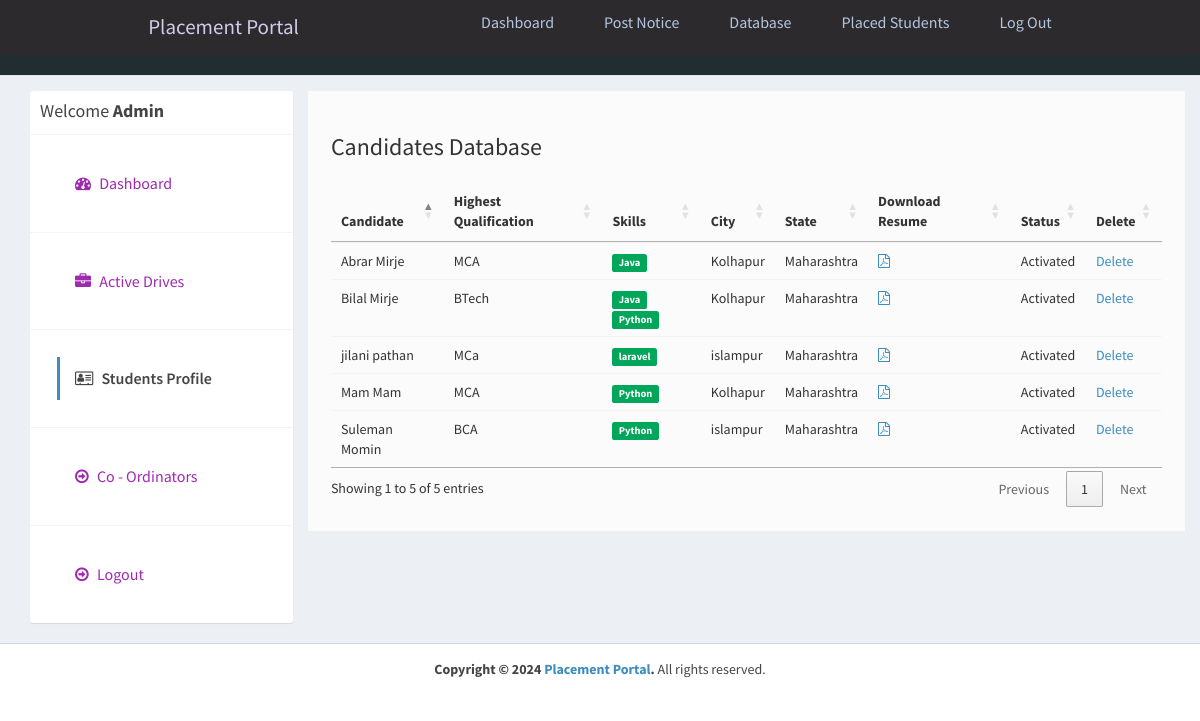
Page /admin/applications.php (signed in) on the committed database.
### tables this page shows
CREATE TABLE `users` (
  `id_user` int(11) NOT NULL,
  `firstname` varchar(255) NOT NULL,
  `lastname` varchar(255) NOT NULL,
  `email` varchar(255) NOT NULL,
  `password` varchar(255) NOT NULL,
  `address` text DEFAULT NULL,
  `city` varchar(255) DEFAULT NULL,
  `state` varchar(255) DEFAULT NULL,
  `contactno` varchar(255) DEFAULT NULL,
  `qualification` varchar(255) DEFAULT NULL,
  `stream` varchar(255) DEFAULT NULL,
  `passingyear` varchar(255) DEFAULT NULL,
  `dob` varchar(255) DEFAULT NULL,
  `age` varchar(255) DEFAULT NULL,
  `designation` varchar(255) DEFAULT NULL,
  `resume` varchar(255) DEFAULT NULL,
  `hash` varchar(255) DEFAULT NULL,
  `active` int(11) NOT NULL DEFAULT 2,
  `aboutme` text DEFAULT NULL,
  `skills` text DEFAULT NULL,
  `hsc` varchar(200) NOT NULL,
  `ssc` int(11) NOT NULL,
  `ug` int(11) NOT NULL,
  `pg` int(11) NOT NULL
);

### admin/applications.php (the view, shortened to what this page needs)
<?php
require_once("../db.php");
?>
<!DOCTYPE html>
<html>
<head>
  <link rel="stylesheet" href="https://cdnjs.cloudflare.com/ajax/libs/twitter-bootstrap/3.3.7/css/bootstrap.min.css">
  <link rel="stylesheet" href="https://cdnjs.cloudflare.com/ajax/libs/font-awesome/4.7.0/css/font-awesome.min.css">
  <link rel="stylesheet" href="https://cdnjs.cloudflare.com/ajax/libs/ionicons/2.0.1/css/ionicons.min.css">
  <link rel="stylesheet" href="https://cdn.datatables.net/1.10.15/css/jquery.dataTables.min.css">
  <link rel="stylesheet" href="../css/AdminLTE.min.css">
  <link rel="stylesheet" href="../css/_all-skins.min.css">
  <link rel="stylesheet" href="../css/custom.css">
</head>
<body class="hold-transition skin-green sidebar-mini">
  <div class="wrapper">
    <?php
    include 'header.php';
    ?>
    <div class="content-wrapper" style="margin-left: 0px;">
      <section id="candidates" class="content-header">
        <div class="container">
          <div class="row">
            <div class="col-md-3">
              <div class="box box-solid">
                <div class="box-header with-border">
                  <h3 class="box-title">Welcome <b>Admin</b></h3>
                </div>
                <div class="box-body no-padding">
                  <ul class="nav nav-pills nav-stacked">
                    <li><a href="dashboard.php"><i class="fa fa-dashboard"></i> Dashboard</a></li>
                    <li><a href="active-jobs.php"><i class="fa fa-briefcase"></i> Active Drives</a></li>
                    <li class="active"><a href="applications.php"><i class="fa fa-address-card-o"></i> Students Profile</a></li>
                    <li><a href="companies.php"><i class="fa fa-arrow-circle-o-right"></i> Co - Ordinators</a></li>
                    <li><a href="../logout.php"><i class="fa fa-arrow-circle-o-right"></i> Logout</a></li>
                  </ul>
                </div>
              </div>
            </div>
            <div class="col-md-9 bg-white padding-2">
              <h3>Candidates Database</h3>
              <div class="row margin-top-20">
                <div class="col-md-12">
                  <div class="box-body table-responsive no-padding">
                    <table id="example2" class="table table-hover">
                      <thead>
                        <th>Candidate</th>
                        <th>Highest Qualification</th>
                        <th>Skills</th>
                        <th>City</th>
                        <th>State</th>
                        <th>Download Resume</th>
                        <th>Status</th>
                        <th>Delete</th>
                      </thead>
                      <tbody>
                        <?php
                        $sql = "SELECT * FROM users";
                        $result = $conn->query($sql);
                        if ($result->num_rows > 0) {
                          while ($row = $result->fetch_assoc()) {
                            $skills = $row['skills'];
                            $skills = explode(',', $skills);
                        ?>
                            <tr>
                              <td><?php echo $row['firstname'] . ' ' . $row['lastname']; ?></td>
                              <td><?php echo $row['qualification']; ?></td>
                              <td>
                                <?php
                                foreach ($skills as $value) {
                                  echo ' <span class="label label-success">' . $value . '</span>';
                                }
                                ?>
                              </td>
                              <td><?php echo $row['city']; ?></td>
                              <td><?php echo $row['state']; ?></td>
                              <?php if ($row['resume'] != '') { ?>
                                <td><a href="../uploads/resume/<?php echo $row['resume']; ?>" download="<?php echo $row['firstname'] . ' Resume'; ?>"><i class="fa fa-file-pdf-o"></i></a></td>
                              <?php } else { ?>
                                <td>No Resume Uploaded</td>
                              <?php } ?>
                              <td>
                                <?php
                                if ($row['active'] == '1') {
                                  echo "Activated";
                                } else if ($row['active'] == '2') {
                                ?>
                                  <a href="reject-student.php?id=<?php echo $row['id_user']; ?>">Reject</a> <a href="approve-student.php?id=<?php echo $row['id_user']; ?>">Approve</a>
                                <?php
                                } else if ($row['active'] == '3') {
                                ?>
                                  <a href="approve-student.php?id=<?php echo $row['id_user']; ?>">Reactivate</a>
                                <?php
                                } else if ($row['active'] == '0') {
                                  echo "Rejected";
                                }
                                ?>
                              </td>
                              <td><a href="delete-student.php?id=<?php echo $row['id_user']; ?>">Delete</a></td>
                            </tr>
                        <?php
                          }
                        }
                        ?>
                      </tbody>
                    </table>
                  </div>
                </div>
              </div>
            </div>
          </div>
        </div>
      </section>
    </div>
    <footer class="main-footer" style="margin-left: 0px;">
      <div class="text-center">
        <strong>Copyright &copy; 2024 <a href="learningfromscratch.online">Placement Portal</a>.</strong> All rights
        reserved.
      </div>
    </footer>
  </div>
</body>
</html>

### css/custom.css (style rules this page uses)
.margin-top-20 { margin-top: 20px; }
.padding-2 { padding: 2%; }
.bg-white { background-color:#fbfbfb; margin-left: 0%; }
.box { font-size: medium; font-family: sans-serif; }
li { color: aqua; }

### admin/header.php (style rules this page uses)
* { margin: 0; padding: 0; box-sizing: border-box; }
html { font-size: 62.5%; font-family: 'Roboto', sans-serif; }
li { list-style: none; }
a { text-decoration: none; }

### rows in the picture
users: firstname "Bilal", lastname "Mirje", qualification "BTech", skills "Java", skills "Python", city "Kolhapur", state "Maharashtra", active "Activated"
users: firstname "jilani", lastname "pathan", qualification "MCa", skills "laravel", city "islampur", state "Maharashtra", active "Activated"
users: firstname "Abrar", lastname "Mirje", qualification "MCA", skills "Java", city "Kolhapur", state "Maharashtra", active "Activated"
users: firstname "Suleman", lastname "Momin", qualification "BCA", skills "Python", city "islampur", state "Maharashtra", active "Activated"
users: firstname "Mam", lastname "Mam", qualification "MCA", skills "Python", city "Kolhapur", state "Maharashtra", active "Activated"
